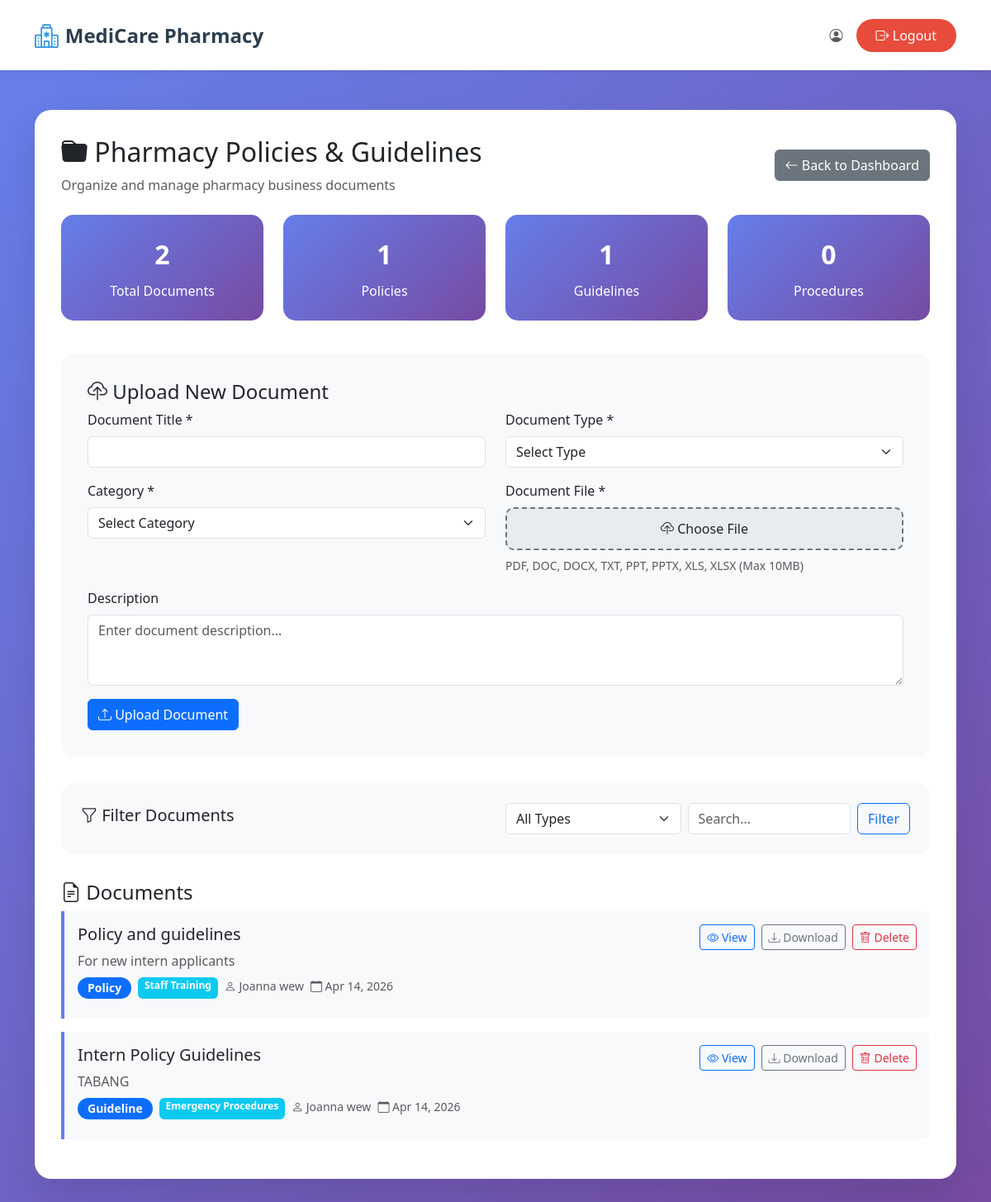
Page /Users/hr/pharmacy_policies.php (signed in) on the committed database.
### tables this page shows
CREATE TABLE `pharmacy_business_document` (
  `id` int(11) NOT NULL,
  `title` varchar(255) NOT NULL,
  `description` text DEFAULT NULL,
  `document_type` enum('policy','guideline','procedure','manual','regulation','other') NOT NULL DEFAULT 'policy',
  `category` varchar(100) NOT NULL DEFAULT 'general',
  `file_name` varchar(255) NOT NULL,
  `file_path` varchar(500) NOT NULL,
  `file_size` int(11) NOT NULL,
  `file_type` varchar(100) NOT NULL,
  `uploaded_by` int(11) NOT NULL,
  `upload_date` timestamp NOT NULL DEFAULT current_timestamp(),
  `is_active` tinyint(1) NOT NULL DEFAULT 1,
  `last_updated` timestamp NOT NULL DEFAULT current_timestamp() ON UPDATE current_timestamp()
);

CREATE TABLE `users` (
  `id` int(11) NOT NULL,
  `first_name` varchar(50) NOT NULL,
  `middle_name` varchar(50) DEFAULT NULL,
  `last_name` varchar(50) NOT NULL,
  `birth_date` date DEFAULT NULL,
  `phone_number` varchar(20) NOT NULL,
  `email` varchar(100) NOT NULL,
  `password` varchar(255) NOT NULL,
  `role_id` int(11) NOT NULL DEFAULT 4,
  `is_active` tinyint(1) NOT NULL DEFAULT 1,
  `created_at` timestamp NOT NULL DEFAULT current_timestamp(),
  `updated_at` timestamp NOT NULL DEFAULT current_timestamp() ON UPDATE current_timestamp()
);

### controllers/PharmacyDocumentController.php (called while the page is built, shortened)
<?php
class PharmacyDocumentController extends Controller {
    private $conn;
    public function __construct($db = null) {
        $this->conn = $db;
    }
    public function getAllDocuments($filters = []) {
        $sql = "SELECT pbd.*, u.first_name, u.last_name
                FROM Pharmacy_Business_Document pbd
                JOIN users u ON pbd.uploaded_by = u.id
                WHERE pbd.is_active = 1";
        $sql .= " ORDER BY pbd.upload_date DESC";
        $stmt = $this->conn->prepare($sql);
        $stmt->execute();
        $documents = [];
        $result = $stmt->get_result();
        while ($row = $result->fetch_assoc()) {
            $documents[] = $row;
        }
        return $documents;
    }
    public function getDocumentStats() {
        $sql = "SELECT
                    COUNT(*) as total_documents,
                    COUNT(CASE WHEN document_type = 'policy' THEN 1 END) as policies,
                    COUNT(CASE WHEN document_type = 'guideline' THEN 1 END) as guidelines,
                    COUNT(CASE WHEN document_type = 'procedure' THEN 1 END) as procedures,
                    COUNT(CASE WHEN document_type = 'manual' THEN 1 END) as manuals,
                    COUNT(CASE WHEN document_type = 'regulation' THEN 1 END) as regulations,
                    COUNT(CASE WHEN document_type = 'other' THEN 1 END) as others
                FROM Pharmacy_Business_Document
                WHERE is_active = 1";
        $stmt = $this->conn->prepare($sql);
        $stmt->execute();
        return $stmt->get_result()->fetch_assoc();
    }
}
?>

### Users/hr/pharmacy_policies.php (the view, shortened to what this page needs)
<?php
require_once '../../config.php';
require_once '../../controllers/PharmacyDocumentController.php';
$full_name = $_SESSION['full_name'];
$controller = new PharmacyDocumentController($conn);
$filters = [];
$documents = $controller->getAllDocuments($filters);
$stats = $controller->getDocumentStats();
$document_types = [
    'policy' => 'Policy',
    'guideline' => 'Guideline',
    'procedure' => 'Procedure',
    'manual' => 'Manual',
    'regulation' => 'Regulation',
    'other' => 'Other'
];
?>
<!DOCTYPE html>
<html lang="en">
<head>
    <link href="https://cdn.jsdelivr.net/npm/bootstrap@5.3.0/dist/css/bootstrap.min.css" rel="stylesheet">
    <link rel="stylesheet" href="https://cdn.jsdelivr.net/npm/bootstrap-icons@1.11.0/font/bootstrap-icons.css">
    <link rel="stylesheet" href="../../style.css">
</head>
<body>
    <nav class="navbar navbar-expand-lg navbar-light bg-white shadow-sm">
        <div class="container">
            <a class="navbar-brand" href="dashboard.php">
                <i class="bi bi-hospital"></i> MediCare Pharmacy
            </a>
            <div class="navbar-nav ms-auto">
                <span class="navbar-text me-3">
                    <i class="bi bi-person-circle"></i> <?php echo htmlspecialchars($full_name); ?>
                </span>
                <a href="../logout.php" class="btn btn-logout">
                    <i class="bi bi-box-arrow-right"></i> Logout
                </a>
            </div>
        </div>
    </nav>
    <div class="policies-container">
        <div class="container">
            <div class="policies-card">
                <div class="d-flex justify-content-between align-items-center mb-4">
                    <div>
                        <h2><i class="bi bi-folder-fill"></i> Pharmacy Policies & Guidelines</h2>
                        <p class="text-muted mb-0">Organize and manage pharmacy business documents</p>
                    </div>
                    <a href="dashboard.php" class="btn btn-secondary">
                        <i class="bi bi-arrow-left"></i> Back to Dashboard
                    </a>
                </div>
                <div class="row mb-4">
                    <div class="col-md-3 mb-3">
                        <div class="stat-card">
                            <div class="stat-number"><?php echo $stats['total_documents']; ?></div>
                            <div>Total Documents</div>
                        </div>
                    </div>
                    <div class="col-md-3 mb-3">
                        <div class="stat-card">
                            <div class="stat-number"><?php echo $stats['policies']; ?></div>
                            <div>Policies</div>
                        </div>
                    </div>
                    <div class="col-md-3 mb-3">
                        <div class="stat-card">
                            <div class="stat-number"><?php echo $stats['guidelines']; ?></div>
                            <div>Guidelines</div>
                        </div>
                    </div>
                    <div class="col-md-3 mb-3">
                        <div class="stat-card">
                            <div class="stat-number"><?php echo $stats['procedures']; ?></div>
                            <div>Procedures</div>
                        </div>
                    </div>
                </div>
                <div class="upload-section">
                    <h4><i class="bi bi-cloud-upload"></i> Upload New Document</h4>
                    <form method="POST" enctype="multipart/form-data">
                        <div class="row">
                            <div class="col-md-6 mb-3">
                                <label for="title" class="form-label">Document Title *</label>
                                <input type="text" class="form-control" id="title" name="title" required>
                            </div>
                            <div class="col-md-6 mb-3">
                                <label for="document_type" class="form-label">Document Type *</label>
                                <select class="form-select" id="document_type" name="document_type" required>
                                    <option value="">Select Type</option>
                                </select>
                            </div>
                            <div class="col-md-6 mb-3">
                                <label for="category" class="form-label">Category *</label>
                                <select class="form-select" id="category" name="category" required>
                                    <option value="">Select Category</option>
                                </select>
                            </div>
                            <div class="col-md-6 mb-3">
                                <label for="document_file" class="form-label">Document File *</label>
                                <div class="file-upload-wrapper">
                                    <label for="document_file" class="file-upload-label">
                                        <i class="bi bi-cloud-upload"></i> Choose File
                                    </label>
                                </div>
                                <small class="text-muted">PDF, DOC, DOCX, TXT, PPT, PPTX, XLS, XLSX (Max 10MB)</small>
                            </div>
                            <div class="col-12 mb-3">
                                <label for="description" class="form-label">Description</label>
                                <textarea class="form-control" id="description" name="description" rows="3" placeholder="Enter document description..."></textarea>
                            </div>
                            <div class="col-12">
                                <button type="submit" class="btn btn-primary">
                                    <i class="bi bi-upload"></i> Upload Document
                                </button>
                            </div>
                        </div>
                    </form>
                </div>
                <div class="filter-section">
                    <div class="row align-items-center">
                        <div class="col-md-6">
                            <h5><i class="bi bi-funnel"></i> Filter Documents</h5>
                        </div>
                        <div class="col-md-6">
                            <form method="GET" class="d-flex gap-2">
                                <select name="document_type" class="form-select" onchange="this.form.submit()">
                                    <option value="">All Types</option>
                                </select>
                                <input type="text" name="search" class="form-control" placeholder="Search..." value="<?php echo isset($_GET['search']) ? htmlspecialchars($_GET['search']) : ''; ?>">
                                <button type="submit" class="btn btn-outline-primary">Filter</button>
                            </form>
                        </div>
                    </div>
                </div>
                <h4><i class="bi bi-file-earmark-text"></i> Documents</h4>
                <?php if (empty($documents)): ?>
                    <div class="text-center py-4">
                        <i class="bi bi-folder" style="font-size: 3rem; color: #6c757d;"></i>
                        <p class="text-muted">No documents found.</p>
                    </div>
                <?php else: ?>
                    <?php foreach ($documents as $document): ?>
                        <div class="document-item">
                            <div class="d-flex justify-content-between align-items-start">
                                <div class="flex-grow-1">
                                    <h5><?php echo htmlspecialchars($document['title']); ?></h5>
                                    <p class="text-muted mb-2"><?php echo htmlspecialchars($document['description']); ?></p>
                                    <div class="d-flex gap-2 mb-2">
                                        <span class="badge bg-primary document-type-badge">
                                            <?php echo $document_types[$document['document_type']] ?? $document['document_type']; ?>
                                        </span>
                                        <span class="badge bg-info">
                                            <?php echo htmlspecialchars($document['category']); ?>
                                        </span>
                                        <small class="text-muted">
                                            <i class="bi bi-person"></i> <?php echo htmlspecialchars($document['first_name'] . ' ' . $document['last_name']); ?>
                                        </small>
                                        <small class="text-muted">
                                            <i class="bi bi-calendar"></i> <?php echo date('M d, Y', strtotime($document['upload_date'])); ?>
                                        </small>
                                    </div>
                                </div>
                                <div class="d-flex gap-2">
                                    <?php
                                    $file_path = $document['file_path'];
                                    $relative_path = str_replace($_SERVER['DOCUMENT_ROOT'], '', $file_path);
                                    ?>
                                    <a href="<?php echo htmlspecialchars($relative_path); ?>"
                                       target="_blank"
                                       class="btn btn-sm btn-outline-primary">
                                        <i class="bi bi-eye"></i> View
                                    </a>
                                    <a href="<?php echo htmlspecialchars($relative_path); ?>"
                                       download="<?php echo htmlspecialchars($document['file_name']); ?>"
                                       class="btn btn-sm btn-outline-secondary">
                                        <i class="bi bi-download"></i> Download
                                    </a>
                                    <button class="btn btn-sm btn-outline-danger" onclick="deleteDocument(<?php echo $document['id']; ?>)">
                                        <i class="bi bi-trash"></i> Delete
                                    </button>
                                </div>
                            </div>
                        </div>
                    <?php endforeach; ?>
                <?php endif; ?>
            </div>
        </div>
    </div>
</body>
</html>

### style.css (style rules this page uses)
* { margin: 0; padding: 0; box-sizing: border-box; }
body { font-family: 'Segoe UI', Tahoma, Geneva, Verdana, sans-serif; overflow-x: hidden; }
.navbar { background-color: rgba(255, 255, 255, 0.95); backdrop-filter: blur(10px); box-shadow: 0 2px 10px rgba(0, 0, 0, 0.1); padding: 1rem 0; z-index: 1000; }
.navbar-brand { font-weight: bold; font-size: 1.5rem; color: #2c3e50 !important; display: flex; align-items: center; gap: 0.5rem; }
.navbar-brand i { color: #3498db; font-size: 1.8rem; }

### Users/hr/pharmacy_policies.php (style rules this page uses)
.policies-container { min-height: 100vh; background: linear-gradient(135deg, #667eea 0%, #764ba2 100%); padding: 2rem 0; }
.policies-card { background: white; border-radius: 20px; box-shadow: 0 20px 40px rgba(0, 0, 0, 0.1); padding: 2rem; margin: 1rem 0; }
.stat-card { background: linear-gradient(135deg, #667eea 0%, #764ba2 100%); color: white; border-radius: 15px; padding: 1.5rem; text-align: center; transition: transform 0.3s ease; }
.stat-number { font-size: 2rem; font-weight: bold; margin-bottom: 0.5rem; }
.document-type-badge { font-size: 0.875rem; padding: 0.375rem 0.75rem; border-radius: 20px; }
.btn-logout { background: #e74c3c; color: white; border: none; border-radius: 25px; padding: 0.5rem 1.5rem; transition: all 0.3s ease; }
.upload-section { background: #f8f9fa; border-radius: 15px; padding: 2rem; margin-bottom: 2rem; }
.filter-section { background: #f8f9fa; border-radius: 15px; padding: 1.5rem; margin-bottom: 2rem; }
.document-item { border-left: 4px solid #667eea; padding: 1rem; margin-bottom: 1rem; background: #f8f9fa; border-radius: 0 10px 10px 0; transition: all 0.3s ease; }
.file-upload-wrapper { position: relative; overflow: hidden; display: inline-block; width: 100%; }
.file-upload-label { display: block; padding: 12px 20px; background: #e9ecef; border: 2px dashed #6c757d; border-radius: 10px; text-align: center; cursor: pointer; transition: all 0.3s ease; }

### rows in the picture
pharmacy_business_document: title "Policy and guidelines", description "For new intern applicants", document_type "Policy", category "Staff Training", uploaded_by.last_name "Joanna wew", upload_date "Apr 14, 2026"
pharmacy_business_document: title "Intern Policy Guidelines", description "TABANG", document_type "Guideline", category "Emergency Procedures", uploaded_by.last_name "Joanna wew", upload_date "Apr 14, 2026"

### other values in the picture
$stats['total_documents'] "2"
$stats['policies'] "1"
$stats['guidelines'] "1"
$stats['procedures'] "0"
